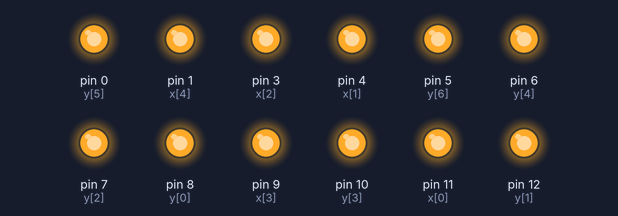
Recording of a sketch running on a simulated Arduino Uno, built with avr-gcc and run on an emulated ATmega328P. Parts: output pins drawn as LEDs (lit = HIGH).

Above: at 0.1 s.
Timing chart, 0 to 1.6 s (numbered marks = the images above):
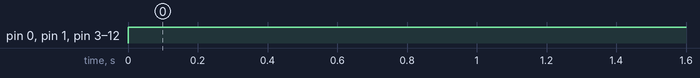

Measured:
- by itself, pin 0 (y[5]), pin 1 (x[4]), pin 3 (x[2]), pin 4 (x[1]), pin 5 (y[6]), pin 6 (y[4]), pin 7 (y[2]), pin 8 (y[0]), pin 9 (x[3]), pin 10 (y[3]), pin 11 (x[0]), pin 12 (y[1]): LOW → HIGH at 0.00 s

The sketch:

_7x5_LED_matrix.ino
```cpp
int y[] = {8, 12, 7, 10, 6, 0, 5};
int x[] = {11, 4, 3, 9, 1};

int numYLED = 7;
int numXLED = 5;


void setup() {
  for (int i = 0; i < numYLED; i++){
    pinMode(y[i], OUTPUT);
  }

  for (int i = 0; i < numXLED; i++) {
    pinMode(x[i], OUTPUT);
  }

}

void loop() {
  for (int i = 0; i < numYLED; i++){
    digitalWrite(y[i], HIGH);
  }

  for (int i = 0; i < numXLED; i++){
    digitalWrite(x[i], HIGH);
  }
}
```
